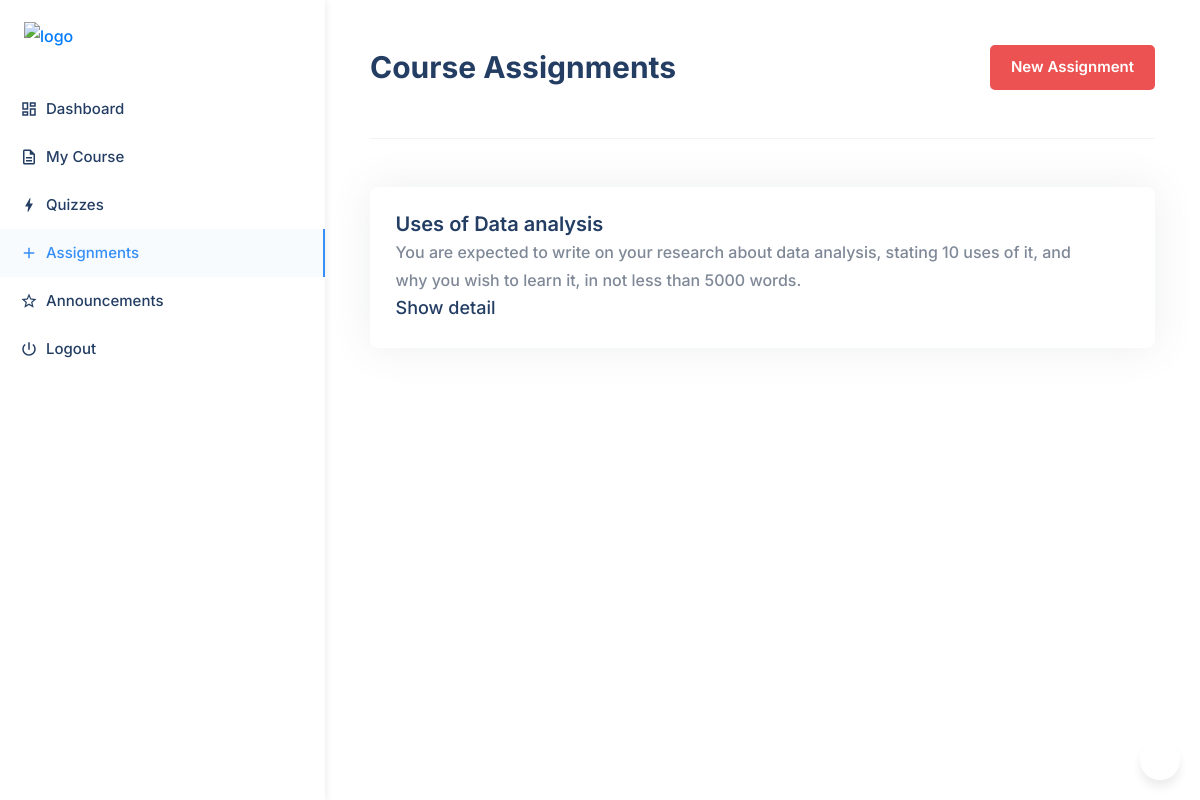
/instructor/assignments/ (signed in), run on the app's committed database.
### courses/models.py (models this page shows, shortened)
class Assignment(models.Model):
    title = models.CharField(max_length=100)
    detail = models.TextField()
    instructor = models.ForeignKey(InstructorProfile, on_delete=models.CASCADE)
    course = models.ForeignKey(
        Course, on_delete=models.CASCADE, related_name='assignments')
    created = models.DateTimeField(auto_now_add=True)
    updated = models.DateTimeField(auto_now=True)
    class Meta:
        ordering = ['-created']

### courses/views.py (the view)
@login_required
def instructor_assignments(request):
    assignments = Assignment.objects.filter(
        instructor=request.user.instructor_profile)
    return render(
        request, 'instructor_assignments.html',
        {'assignments': assignments})

### templates/instructor_assignments.html (shortened to what this page needs)
{% extends "base_dashboard.html" %}
{% block dashboard %}
    <section class="dashboard-area">
        {% include 'partials/_instructor_dashboard_menu.html' %}
        <div class="dashboard-content-wrap">
            {% if assignments.count > 0 %}
            <div class="container-fluid">
                <div class="breadcrumb-content d-flex flex-wrap align-items-center justify-content-between mb-5">
                    <div class="media media-card align-items-center">
                        <div class="media-body">
                            <h2 class="section__title fs-30">Course Assignments</h2>
                        </div>
                    </div>
                    <a href="{% url 'create_assignment' %}" class="btn theme-btn d-none d-lg-inline-block">New Assignment</a>
                </div>
                <div class="section-block mb-5"></div>
                <div class="jobs-list pt-5px">
                    {% for assignment in assignments %}
                    <a href="{% url 'assignment_detail' assignment.pk %}" class="card card-item hover-s mb-3">
                        <div class="card-body d-flex flex-wrap align-items-center justify-content-between">
                            <div class="pr-4">
                                <h5 class="card-title">{{ assignment.title }}</h5>
                                <p class="card-text text-gray">{{ assignment.detail }}</p>
                            </div>
                            <div class="btn-box">
                                <span class="fs-18 text-black">Show detail <i class="la la-arrow-right ml-1"></i></span>
                            </div>
                        </div>
                    </a>
                    {% empty %}
                    <p>There are no Assignments created yet!</p>
                    {% endfor %}
                </div>
            </div>
            {% endif %}
        </div>
    </section>
{% endblock dashboard %}

### data on the page
Assignment: title "Uses of Data analysis", detail "You are expected to write on your research about data analysis, stating 10 uses of it, and why you wish to learn it, in not less than 5000 words."
